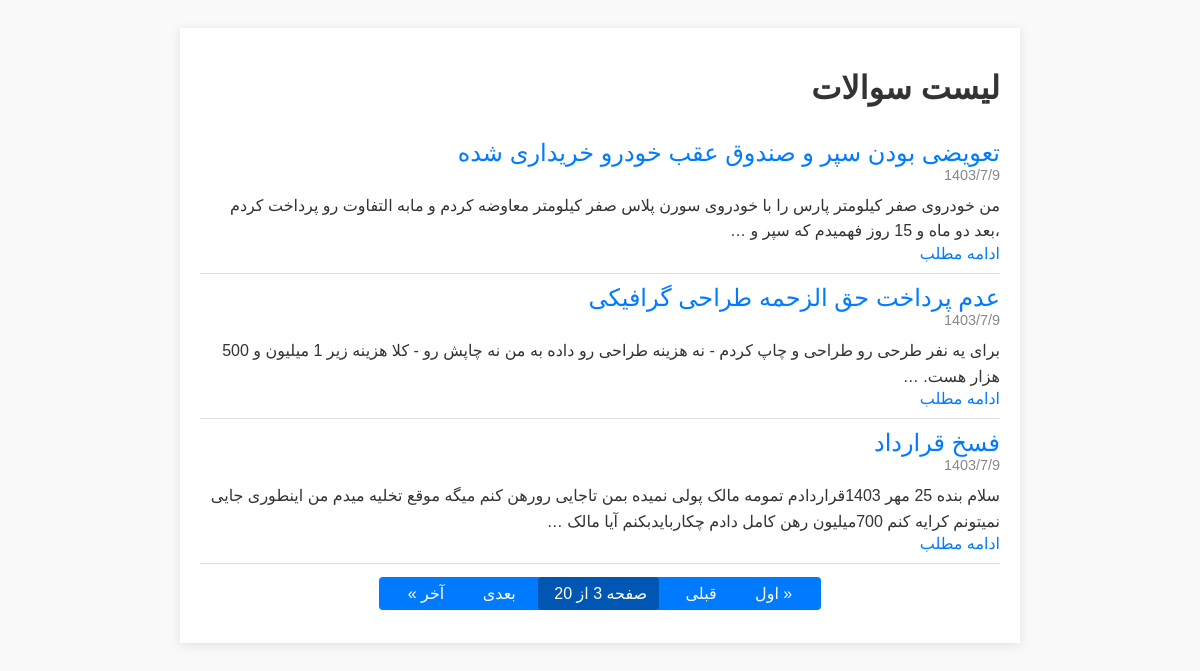
/?page=3, run on the app's committed database.
### core/models.py (models this page shows, shortened)
class Question(models.Model):
    id = models.AutoField(primary_key=True)
    date = models.CharField(max_length=255)
    title = models.CharField(max_length=255)
    text = models.TextField()

### core/views.py (the view)
# urls.py: path('', views.QuestionList.as_view(), name='home'),
class QuestionList(generic.ListView):
    queryset = Question.objects.all()
    template_name = 'core/index.html'
    paginate_by = 3

### core/templates/core/index.html (shortened to what this page needs)
<!DOCTYPE html>
<html lang="fa">
<head>
</head>
<body>
    <div class="container">
        <h1>لیست سوالات</h1>
        {% for question in object_list %}
        <div class="question-item">
            <div class="question-title">{{ question.title }}</div>
            <div class="question-date">{{ question.date }}</div>
            <div class="question-text">{{ question.text|truncatewords:30 }}</div>
            <a href="{% url 'question_detail' question.id %}" class="read-more">ادامه مطلب</a>
        </div>
        {% endfor %}
        <div class="pagination">
            {% if is_paginated %}
                <span class="step-links">
                    {% if page_obj.has_previous %}
                        <a href="?page=1">&laquo; اول</a>
                        <a href="?page={{ page_obj.previous_page_number }}">قبلی</a>
                    {% endif %}
                    <span class="current">
                        صفحه {{ page_obj.number }} از {{ page_obj.paginator.num_pages }}
                    </span>
                    {% if page_obj.has_next %}
                        <a href="?page={{ page_obj.next_page_number }}">بعدی</a>
                        <a href="?page={{ page_obj.paginator.num_pages }}">آخر &raquo;</a>
                    {% endif %}
                </span>
            {% endif %}
        </div>
    </div>
</body>
</html>

### core/templates/core/index.html (style rules this page uses)
body { font-family: 'Vazir', sans-serif; background-color: #f9f9f9; color: #333; direction: rtl; text-align: right; padding: 20px; }
.container { max-width: 800px; margin: 0 auto; background-color: #fff; padding: 20px; box-shadow: 0 2px 10px rgba(0, 0, 0, 0.1); }
.question-item { border-bottom: 1px solid #ddd; padding: 10px 0; }
.question-title { font-size: 1.5em; color: #007bff; }
.question-date { font-size: 0.9em; color: #888; }
.question-text { margin-top: 10px; font-size: 1em; line-height: 1.6; }
.read-more { color: #007bff; text-decoration: none; }
.pagination { margin: 20px 0; text-align: center; }
.pagination span, .pagination a { margin: 0 5px; padding: 8px 12px; background-color: #007bff; color: #fff; text-decoration: none; border-radius: 4px; }
.pagination .current { background-color: #0056b3; }

### data on the page
Question: title "تعویضی بودن سپر و صندوق عقب خودرو خریداری شده", date "1403/7/9", text "من خودروی صفر کیلومتر پارس را با خودروی سورن پلاس صفر کیلومتر معاوضه کردم و مابه التفاوت رو پرداخت کردم ،بعد دو ماه و 15 روز فهمیدم که سپر و …"
Question: title "عدم پرداخت حق الزحمه طراحی گرافیکی", date "1403/7/9", text "برای یه نفر طرحی رو طراحی و چاپ کردم - نه هزینه طراحی رو داده به من نه چاپش رو - کلا هزینه زیر 1 میلیون و 500 هزار هست. …"
Question: title "فسخ قرارداد", date "1403/7/9", text "سلام بنده 25 مهر 1403قراردادم تمومه مالک پولی نمیده بمن تاجایی رورهن کنم میگه موقع تخلیه میدم من اینطوری جایی نمیتونم کرایه کنم 700میلیون رهن کامل دادم چکاربایدبکنم آیا مالک …"
